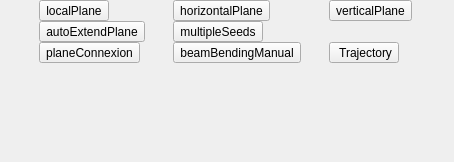
<?xml version="1.0" encoding="UTF-8"?>
<ui version="4.0">
 <class>toolbar_lucasExperiment</class>
 <widget class="QWidget" name="toolbar_lucasExperiment">
  <property name="geometry">
   <rect>
    <x>0</x>
    <y>0</y>
    <width>454</width>
    <height>162</height>
   </rect>
  </property>
  <property name="windowTitle">
   <string>Form</string>
  </property>
  <layout class="QGridLayout" name="gridLayout">
   <property name="topMargin">
    <number>0</number>
   </property>
   <property name="bottomMargin">
    <number>0</number>
   </property>
   <property name="spacing">
    <number>0</number>
   </property>
   <item row="1" column="1">
    <widget class="QToolButton" name="multipleSeeds">
     <property name="text">
      <string>multipleSeeds</string>
     </property>
     <property name="icon">
      <iconset resource="../../../openscantools.qrc">
       <normaloff>:/icons/100x100/diameter.png</normaloff>:/icons/100x100/diameter.png</iconset>
     </property>
     <property name="toolButtonStyle">
      <enum>Qt::ToolButtonTextBesideIcon</enum>
     </property>
    </widget>
   </item>
   <item row="0" column="1">
    <widget class="QToolButton" name="horizontalPlane">
     <property name="text">
      <string>horizontalPlane</string>
     </property>
     <property name="icon">
      <iconset resource="../../../openscantools.qrc">
       <normaloff>:/icons/100x100/column tilt.png</normaloff>:/icons/100x100/column tilt.png</iconset>
     </property>
     <property name="toolButtonStyle">
      <enum>Qt::ToolButtonTextBesideIcon</enum>
     </property>
    </widget>
   </item>
   <item row="3" column="0">
    <widget class="QToolButton" name="planeConnexion">
     <property name="text">
      <string>planeConnexion</string>
     </property>
     <property name="icon">
      <iconset resource="../../../openscantools.qrc">
       <normaloff>:/icons/100x100/measure_points.png</normaloff>:/icons/100x100/measure_points.png</iconset>
     </property>
     <property name="toolButtonStyle">
      <enum>Qt::ToolButtonTextBesideIcon</enum>
     </property>
     <property name="autoRaise">
      <bool>false</bool>
     </property>
    </widget>
   </item>
   <item row="0" column="0">
    <widget class="QToolButton" name="localPlane">
     <property name="text">
      <string>localPlane</string>
     </property>
     <property name="icon">
      <iconset resource="../../../openscantools.qrc">
       <normaloff>:/icons/100x100/measure_points.png</normaloff>:/icons/100x100/measure_points.png</iconset>
     </property>
     <property name="checkable">
      <bool>true</bool>
     </property>
     <property name="toolButtonStyle">
      <enum>Qt::ToolButtonTextBesideIcon</enum>
     </property>
     <property name="autoRaise">
      <bool>false</bool>
     </property>
    </widget>
   </item>
   <item row="5" column="0" colspan="2">
    <spacer name="verticalSpacer">
     <property name="orientation">
      <enum>Qt::Vertical</enum>
     </property>
     <property name="sizeHint" stdset="0">
      <size>
       <width>0</width>
       <height>0</height>
      </size>
     </property>
    </spacer>
   </item>
   <item row="1" column="0" rowspan="2">
    <widget class="QToolButton" name="autoExtendPlane">
     <property name="text">
      <string>autoExtendPlane</string>
     </property>
     <property name="icon">
      <iconset resource="../../../openscantools.qrc">
       <normaloff>:/icons/100x100/polyline.png</normaloff>:/icons/100x100/polyline.png</iconset>
     </property>
     <property name="toolButtonStyle">
      <enum>Qt::ToolButtonTextBesideIcon</enum>
     </property>
    </widget>
   </item>
   <item row="3" column="1">
    <widget class="QToolButton" name="beamBendingManual">
     <property name="text">
      <string>beamBendingManual</string>
     </property>
     <property name="icon">
      <iconset resource="../../../openscantools.qrc">
       <normaloff>:/icons/100x100/beam_bending.png</normaloff>:/icons/100x100/beam_bending.png</iconset>
     </property>
     <property name="toolButtonStyle">
      <enum>Qt::ToolButtonTextBesideIcon</enum>
     </property>
    </widget>
   </item>
   <item row="0" column="2">
    <widget class="QToolButton" name="verticalPlane">
     <property name="text">
      <string>verticalPlane</string>
     </property>
    </widget>
   </item>
   <item row="3" column="2">
    <widget class="QToolButton" name="trajetoryButton">
     <property name="toolTip">
      <string>Click 2 points or 2 spheres to create the trajectory</string>
     </property>
     <property name="text">
      <string> Trajectory</string>
     </property>
    </widget>
   </item>
  </layout>
 </widget>
 <tabstops>
  <tabstop>localPlane</tabstop>
  <tabstop>autoExtendPlane</tabstop>
  <tabstop>planeConnexion</tabstop>
  <tabstop>horizontalPlane</tabstop>
  <tabstop>multipleSeeds</tabstop>
  <tabstop>beamBendingManual</tabstop>
  <tabstop>verticalPlane</tabstop>
 </tabstops>
 <resources>
  <include location="../../../openscantools.qrc"/>
 </resources>
 <connections/>
</ui>
